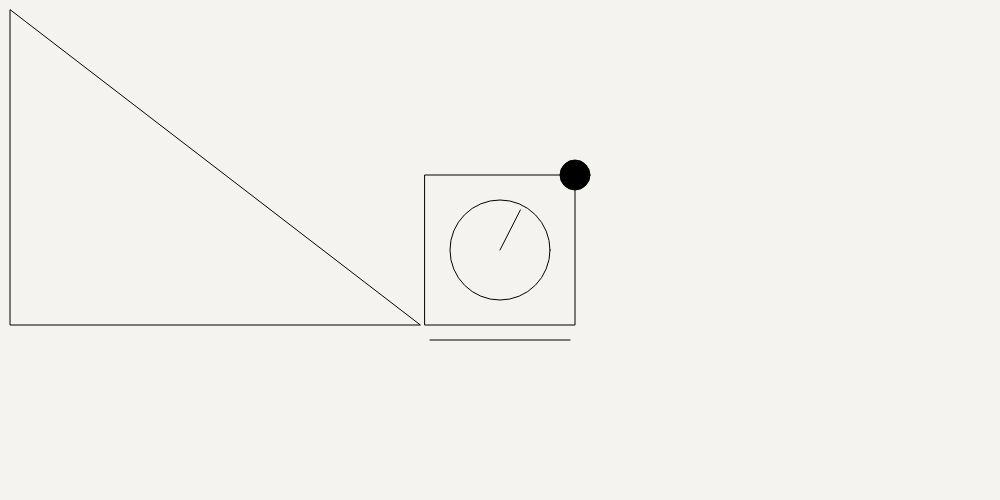
Frame 1 (no input)
Frame 60 (no input): identical to frame 1, image omitted
Frame 120 (the mouse pressed at the canvas centre since frame 60): identical to frame 1, image omitted

The p5.js sketch that drew this single still picture (run headless with seeded random() and noise() and a simulated clock; from frame 60 on, the mouse is pressed at the canvas centre):

// p5.js sketch
// ── sketch.js
function setup() {
  createCanvas(windowHeight, windowHeight/2)
}

function draw() {
  background(244, 243, 239)
  noFill();
  
  circle(width/2, height/2, 100)
  
  rectMode(CENTER);

  rect(width/2, height/2, 150)
  
  fill(0);
  circle(width/2 + 75, height/2 - 75, 30)
  noFill();
  triangle(width/2-80, height/2 + 75, 10, height/2 + 75, 10, 10);
  
  let x1 = width/2;
  let y1 = height/2;
  let angle = PI*1.65; 
  let len = 45;

  // Calculate end coordinates
  let x2 = x1 + cos(angle) * len;
  let y2 = y1 + sin(angle) * len;
  
  line(x1, y1, x2, y2);


  let l1 = width/2-70;
  let g1 = height/2 + 90;
  line(l1, g1,l1 + 140, g1)
  
}

function windowResized() {
  resizeCanvas(windowWidth, windowHeight)
}
